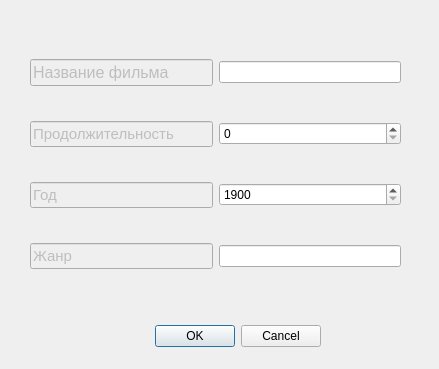
<?xml version="1.0" encoding="UTF-8"?>
<ui version="4.0">
 <class>Dialog</class>
 <widget class="QDialog" name="Dialog">
  <property name="geometry">
   <rect>
    <x>0</x>
    <y>0</y>
    <width>439</width>
    <height>369</height>
   </rect>
  </property>
  <property name="windowTitle">
   <string>Dialog</string>
  </property>
  <widget class="QDialogButtonBox" name="buttonBox">
   <property name="geometry">
    <rect>
     <x>-20</x>
     <y>320</y>
     <width>341</width>
     <height>32</height>
    </rect>
   </property>
   <property name="orientation">
    <enum>Qt::Horizontal</enum>
   </property>
   <property name="standardButtons">
    <set>QDialogButtonBox::Cancel|QDialogButtonBox::Ok</set>
   </property>
  </widget>
  <widget class="QWidget" name="gridLayoutWidget">
   <property name="geometry">
    <rect>
     <x>30</x>
     <y>30</y>
     <width>371</width>
     <height>271</height>
    </rect>
   </property>
   <layout class="QGridLayout" name="gridLayout">
    <item row="0" column="0">
     <widget class="QLineEdit" name="lineEdit">
      <property name="enabled">
       <bool>false</bool>
      </property>
      <property name="font">
       <font>
        <pointsize>12</pointsize>
       </font>
      </property>
      <property name="text">
       <string>Название фильма</string>
      </property>
     </widget>
    </item>
    <item row="0" column="1">
     <widget class="QLineEdit" name="name"/>
    </item>
    <item row="2" column="1">
     <widget class="QSpinBox" name="year">
      <property name="minimum">
       <number>1900</number>
      </property>
      <property name="maximum">
       <number>2019</number>
      </property>
     </widget>
    </item>
    <item row="1" column="1">
     <widget class="QSpinBox" name="duration"/>
    </item>
    <item row="3" column="0">
     <widget class="QLineEdit" name="lineEdit_4">
      <property name="enabled">
       <bool>false</bool>
      </property>
      <property name="font">
       <font>
        <pointsize>11</pointsize>
       </font>
      </property>
      <property name="text">
       <string>Жанр</string>
      </property>
     </widget>
    </item>
    <item row="2" column="0">
     <widget class="QLineEdit" name="lineEdit_6">
      <property name="enabled">
       <bool>false</bool>
      </property>
      <property name="font">
       <font>
        <pointsize>11</pointsize>
       </font>
      </property>
      <property name="text">
       <string>Год</string>
      </property>
     </widget>
    </item>
    <item row="1" column="0">
     <widget class="QLineEdit" name="lineEdit_3">
      <property name="enabled">
       <bool>false</bool>
      </property>
      <property name="font">
       <font>
        <pointsize>11</pointsize>
       </font>
      </property>
      <property name="text">
       <string>Продолжительность</string>
      </property>
     </widget>
    </item>
    <item row="3" column="1">
     <widget class="QLineEdit" name="name_2"/>
    </item>
   </layout>
  </widget>
 </widget>
 <resources/>
 <connections>
  <connection>
   <sender>buttonBox</sender>
   <signal>accepted()</signal>
   <receiver>Dialog</receiver>
   <slot>accept()</slot>
   <hints>
    <hint type="sourcelabel">
     <x>248</x>
     <y>254</y>
    </hint>
    <hint type="destinationlabel">
     <x>157</x>
     <y>274</y>
    </hint>
   </hints>
  </connection>
  <connection>
   <sender>buttonBox</sender>
   <signal>rejected()</signal>
   <receiver>Dialog</receiver>
   <slot>reject()</slot>
   <hints>
    <hint type="sourcelabel">
     <x>316</x>
     <y>260</y>
    </hint>
    <hint type="destinationlabel">
     <x>286</x>
     <y>274</y>
    </hint>
   </hints>
  </connection>
 </connections>
</ui>
